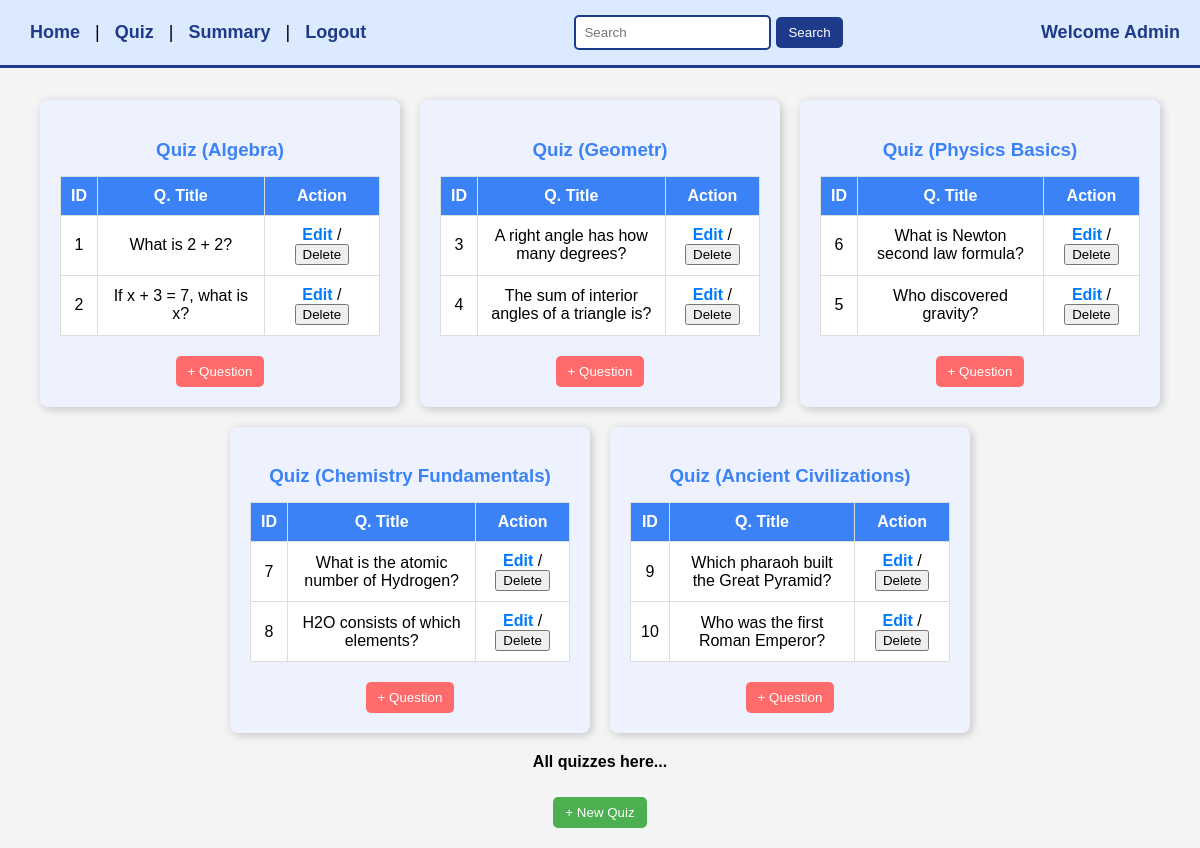
Before: /quiz_manage with the older database file.
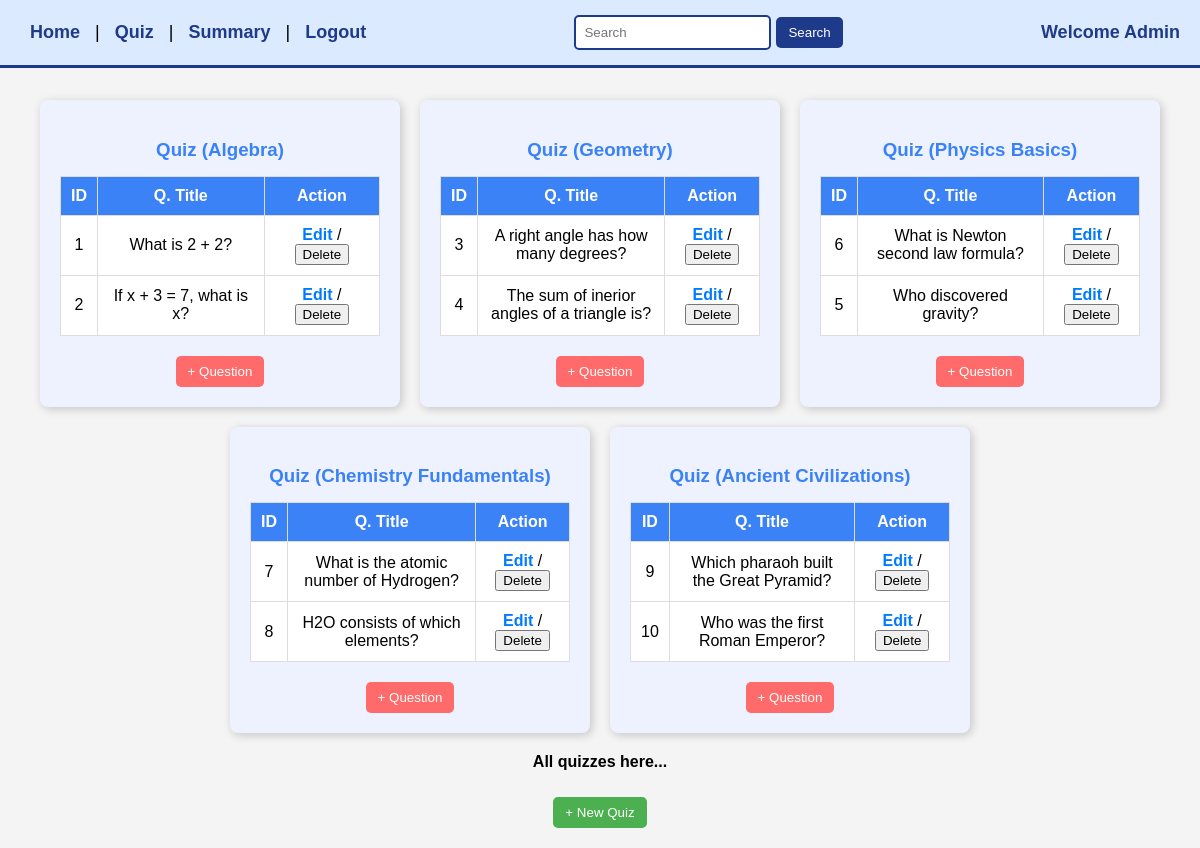
After: the same page with the newer database file.
### app.py (models this page shows, shortened)
class Quiz(db.Model):
    id = db.Column(db.Integer, primary_key=True)
    chapter_id = db.Column(db.Integer, db.ForeignKey('chapter.id'), nullable=False)
    date_of_quiz = db.Column(db.Date, nullable=False)
    time_duration = db.Column(db.String(10), nullable=False)
    remarks = db.Column(db.Text, nullable=True)
    chapter = db.relationship('Chapter', backref=db.backref('quizzes', lazy=True))

class Chapter(db.Model):
    id = db.Column(db.Integer, primary_key=True)
    subject_id = db.Column(db.Integer, db.ForeignKey('subject.id'), nullable=False)
    name = db.Column(db.String(200), nullable=False)
    description = db.Column(db.Text, nullable=True)
    subject = db.relationship('Subject', backref=db.backref('chapters', lazy=True))

class Question(db.Model):
    id = db.Column(db.Integer, primary_key=True)
    quiz_id = db.Column(db.Integer, db.ForeignKey('quiz.id'), nullable=False)
    question_title = db.Column(db.String(200), nullable=False)
    question_statement = db.Column(db.Text, nullable=False)
    option1 = db.Column(db.String(255), nullable=False)
    option2 = db.Column(db.String(255), nullable=False)
    option3 = db.Column(db.String(255), nullable=True)
    option4 = db.Column(db.String(255), nullable=True)
    correct_option = db.Column(db.String(10), nullable=False)
    quiz = db.relationship('Quiz', backref=db.backref('questions', lazy=True))

### app.py (the view)
@app.route('/quiz_manage')
def quiz_management():
    quizzes = (
        Quiz.query
        .options(
            joinedload(Quiz.chapter),
            joinedload(Quiz.questions)
        )
        .all()
    )
    return render_template('quizmanagement.html', quizzes=quizzes)

### templates/quizmanagement.html (shortened to what this page needs)
<!DOCTYPE html>
<html lang="en">
<head>
    <link rel="stylesheet" href="{{ url_for('static', filename='quizmanagement.css') }}">
</head>
<body>
    <div class="header">
        <div class="nav-links">
            <a href="{{ url_for('admin_dashboard') }}">Home</a> |
            <a href="{{ url_for('quiz_management') }}">Quiz</a> |
            <a href="{{ url_for('summary') }}">Summary</a> |
            <a href="{{ url_for('logout') }}">Logout</a>
        </div>
        <div class="search-box">
            <input type="text" placeholder="Search">
            <button>Search</button>
        </div>
        <div class="admin-welcome">
            Welcome Admin
        </div>
    </div>
    <div class="quiz-list">
        {% for quiz in quizzes %}
        <div class="quiz-box">
            <h3>Quiz ({{ quiz.chapter.name if quiz.chapter else 'No Chapter' }})</h3>
            <table>
                <tr>
                    <th>ID</th>
                    <th>Q. Title</th>
                    <th>Action</th>
                </tr>
                {% for question in quiz.questions %}
                <tr>
                    <td>{{ question.id }}</td>
                    <td>{{ question.question_statement }}</td>
                    <td>
                        <a href="#" onclick="openEditQuestionModal(
                            {{ question.id }},
                            '{{ question.question_title }}',
                            '{{ question.question_statement }}',
                            '{{ question.option1 }}',
                            '{{ question.option2 }}',
                            '{{ question.option3 or '' }}',
                            '{{ question.option4 or '' }}',
                            '{{ question.correct_option }}'
                        )">Edit</a> /
                        <form action="{{ url_for('delete_question', question_id=question.id) }}" method="POST" style="display:inline;">
                            <button type="submit" class="delete-btn" onclick="return confirm('Are you sure you want to delete this question?');">Delete</button>
                        </form>
                    </td>
                </tr>
                {% endfor %}
            </table>
            <a href="{{ url_for('new_question', quiz_id=quiz.id) }}">
                <button class="add-question">+ Question</button>
            </a>
        </div>
        {% endfor %}
    </div>
    <p class="all-quizzes">All quizzes here...</p>
    <a href="{{ url_for('new_quiz') }}">
        <button class="new-quiz">+ New Quiz</button>
    </a>
</body>
</html>

### static/quizmanagement.css (style rules this page uses)
body { font-family: Arial, sans-serif; background-color: #f4f4f4; display: flex; flex-direction: column; align-items: center; margin: 0; padding: 20px; }
.header { display: flex; justify-content: space-between; align-items: center; background-color: #dbeafe; padding: 15px 20px; font-size: 18px; border-bottom: 3px solid #1e3a8a; width: 100%; box-sizing: border-box; position: fixed; top: 0; left: 0; }
.nav-links a { text-decoration: none; color: #1e3a8a; font-weight: bold; margin: 0 10px; }
.search-box { display: flex; align-items: center; }
.search-box input { padding: 8px; border: 2px solid #1e3a8a; border-radius: 5px; margin-right: 5px; }
.search-box button { background-color: #1e3a8a; color: white; border: none; padding: 8px 12px; cursor: pointer; border-radius: 5px; }
.admin-welcome { font-weight: bold; color: #1e3a8a; }
.quiz-list { display: flex; flex-wrap: wrap; justify-content: center; gap: 20px; margin-top: 80px; width: 100%; }
.quiz-box { background: #eef2ff; padding: 20px; border-radius: 8px; width: 320px; box-shadow: 2px 2px 10px rgba(0, 0, 0, 0.2); text-align: center; }
.quiz-box h3 { color: #3b82f6; margin-bottom: 15px; }
table { width: 100%; border-collapse: collapse; background: white; margin-bottom: 10px; }
th, td { border: 1px solid #ddd; padding: 10px; text-align: center; }
th { background: #3b82f6; color: white; }
.add-question, .new-quiz { background: #ff6b6b; color: white; border: none; padding: 8px 12px; border-radius: 5px; margin-top: 10px; cursor: pointer; transition: 0.3s; }
.new-quiz { background: #4caf50; }
.all-quizzes { margin-top: 20px; font-size: 16px; font-weight: bold; }
td a { text-decoration: none; color: #007BFF; font-weight: bold; }

Changed rows visible on the page:
changed through a linked row, Quiz: chapter "Geometr" → "Geometry"
changed Question id 4: question_statement "The sum of interior angles of a triangle is?" → "The sum of inerior angles of a triangle is?"
